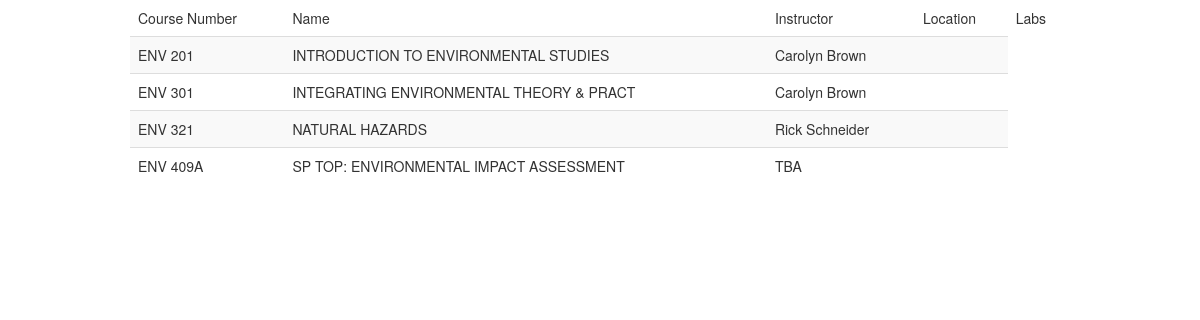
/course/dept/18, run on the app's committed database.
### courses/models.py (models this page shows, shortened)
class Department(models.Model):
    abbr = models.CharField(max_length=10)
    name = models.CharField(max_length=70, blank=True, null=True)
    faculty = models.CharField(max_length=2, choices=FACULTIES, blank=True, null=True)

class Course(models.Model):
    department = models.ForeignKey(Department)
    number = models.CharField(max_length=10)
    name = models.CharField(max_length=100, default="No course name given", null=True)
    section = models.CharField(max_length=1,blank=True, null=True)
    semester = models.CharField(max_length=1, choices=SEMESTER)
    instructor = models.ForeignKey(Instructor, null=True, blank=True)
    location = models.ForeignKey(Location, null=True, blank=True)

class Instructor(models.Model):
    name = models.CharField(max_length=100)
    def __unicode__(self):
        return "%s" %(self.name)

### courses/views.py (the view)
# urls.py: url(r'^dept/(?P<dept>\d+)', 'dept_list', name='dept_list'),
def dept_list(request, dept):
    courses_and_labs = []
    department = get_object_or_404(Department, pk=dept)
    courses = Course.objects.filter(department=department).order_by("section").order_by("number")
    for course in courses:
        labs = Lab.objects.filter(course=course)
        courses_and_labs.append({
            "department": course.department,
            "number": course.number,
            "name": course.name,
            "section": course.section,
            "instructor": course.instructor,
            "location": course.location,
            "labs": labs,
            })
    t = loader.get_template("list_courses.html")
    c = RequestContext(request, {
            "courses": courses_and_labs,
        })
    return HttpResponse(t.render(c))

### courses/templates/list_courses.html (shortened to what this page needs)
<!DOCTYPE html>
<html>
  <head>
    <link href="{{ STATIC_URL }}css/bootstrap.min.css" rel="stylesheet" media="screen">
  </head>
  <body>
    <div class="container">
      <div class="row">
        <div class="span12">
          <table class="table table-striped">
            <thead>
              <td>Course Number</td>
              <td>Name</td>
              <td>Instructor</td>
              <td>Location</td>
              <td>Labs</td>
            </thead>
            {% for course in courses %}
              <tr>
                {% if course.section %}
                  <td>{{ course.department.abbr }} {{ course.number }}{{ course.section }}</td>
                {% else %}
                  <td>{{ course.department.abbr }} {{ course.number }}</td>
                {% endif %}
                <td>{{ course.name }}</td>
                <td>{{ course.instructor }}</td>
                <td>{{ location }}</td>
              </tr>
            {% endfor %}
          </table>
        </div>
      </div>
    </div>
  </body>
</html>

### data on the page
Department: department.abbr "ENV", number "201", name "INTRODUCTION TO ENVIRONMENTAL STUDIES", instructor "Carolyn Brown", number "301", name "INTEGRATING ENVIRONMENTAL THEORY & PRACT", number "321", name "NATURAL HAZARDS", instructor "Rick Schneider", number "409", section "A", name "SP TOP: ENVIRONMENTAL IMPACT ASSESSMENT", instructor "TBA"
